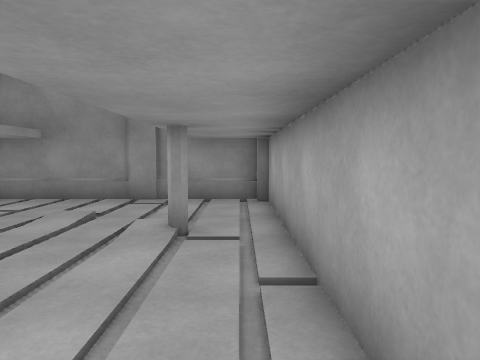
view 1 (above)

12 first-person views from a walk through a Unity game level. The camera is 1.3 m above the floor, tilts 4° down and sees 70° across. The floor is counted in squares, 1 m on a side. Each view is taken from the middle of a square. On the plan, view 1 faces up. The plan holds only what a view shows up to about 15 squares ahead; the rest is blank. The place goes on beyond the plan.

view 2
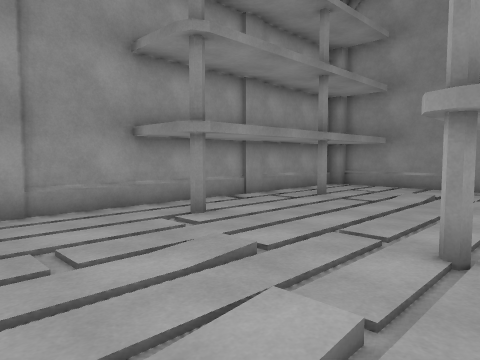

view 3
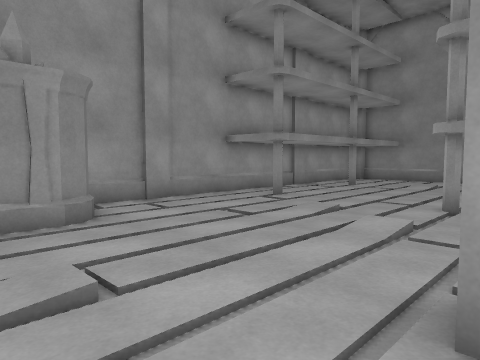

view 4
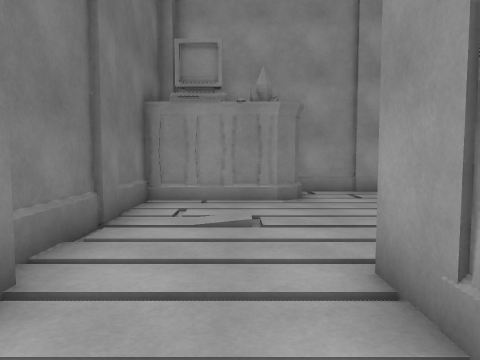

view 5
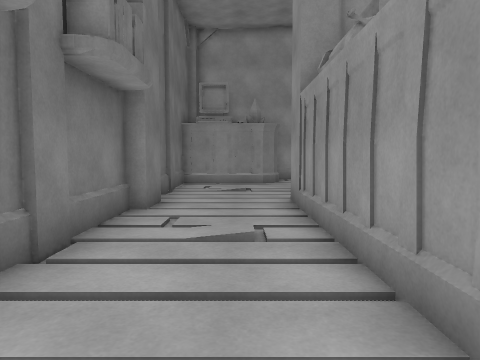

view 6
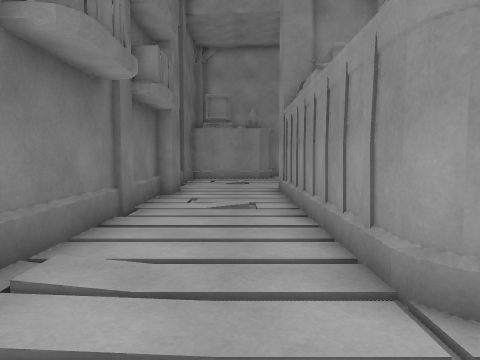

view 7
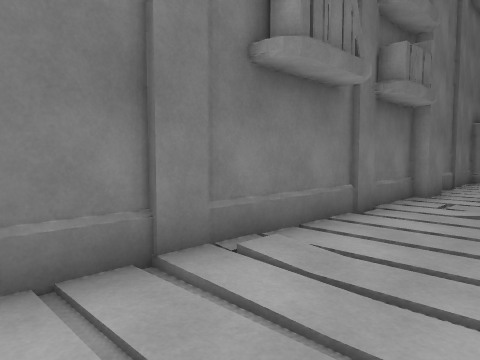

view 8
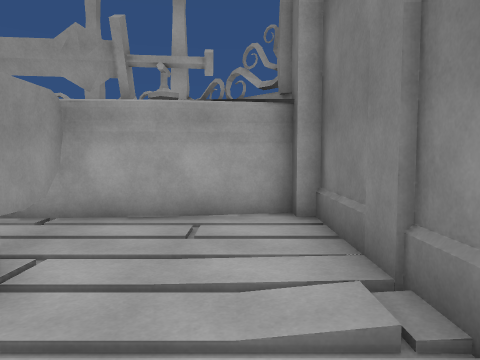

view 9
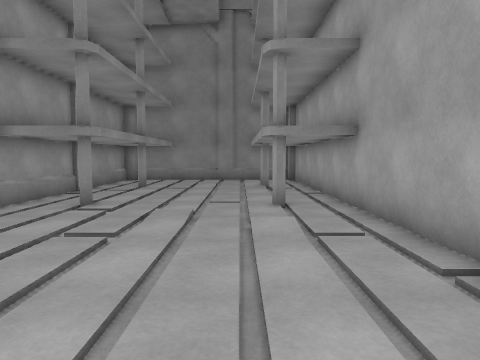

view 10
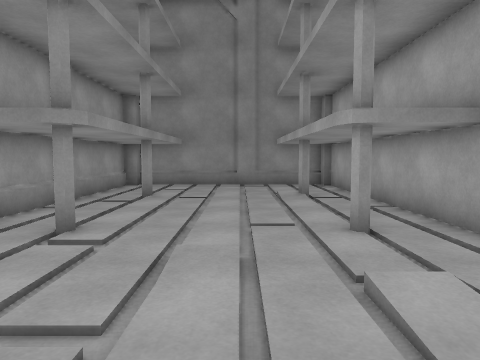

view 11
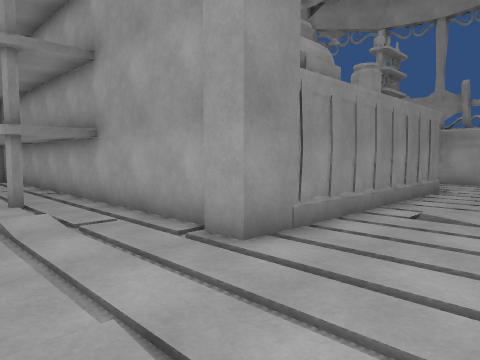

view 12
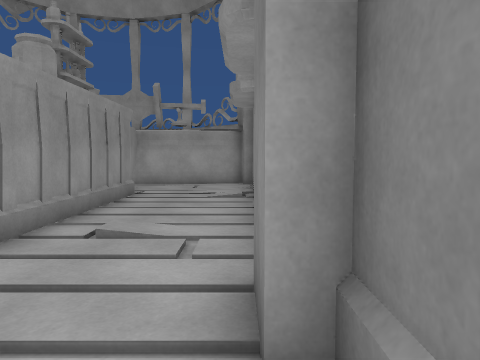

### Floor plan
Key: @ floor where view 1 was taken; # wall or solid block; . floor.
Columns run from 8 left of view 1 to 14 right of it. Each row starts with its distance up from view 1.
 10 ##########
  9 #........#
  8 #........#
  7 #........#
  6 #.#......#
  5 #......#.#
  4 #........#
  3 #........#
  2 #........#
  1 #.#....#.#
  0 #.......@#
 -1 #........#
 -2 #........#
 -3 #........#
 -4 #........#
 -5 ###......##############
 -6   #...................#
 -7   #...................#
 -8   #...................#
 -9   #......##...........#
-10   #####################

Positions as (right, up) in squares from view 1, and headings:
1: (0, 0), facing up
2: (0, -4), facing up-left
3: (1, -8), facing up-left
4: (4, -7), facing left
5: (10, -7), facing left
6: (13, -7), facing left
7: (13, -6), facing down-left
8: (7, -8), facing right
9: (-2, -8), facing up
10: (-3, -5), facing up
11: (-3, -9), facing up-right
12: (-1, -9), facing right
